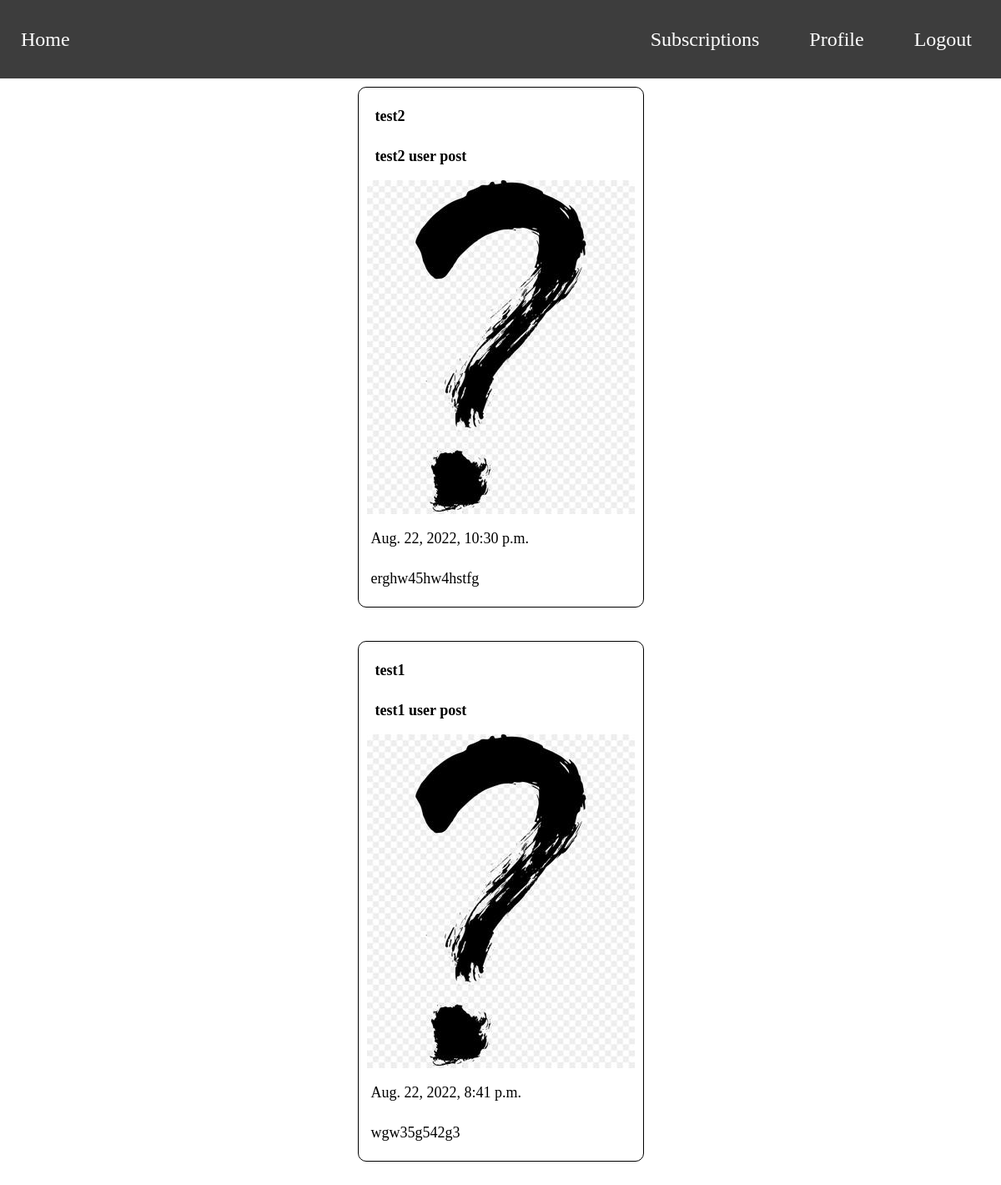
Page /subscriptions (signed in) on the committed database.
### posts/models.py (models this page shows, shortened)
class Post(models.Model):
    author = models.ForeignKey(Profile, on_delete=models.CASCADE, related_name='posts', null=True, blank=True)
    title = models.CharField(max_length=100, blank=True, null=True)
    text = models.TextField(max_length=5000, blank=True, null=True)
    date_posted = models.DateTimeField(default=timezone.now)
    image= models.ImageField(default='post_default.jpg', upload_to='posts_pics')

### users/models.py (models this page shows, shortened)
class Profile(models.Model):
    user = models.OneToOneField(User, on_delete=models.CASCADE)
    subscribers = models.ManyToManyField(User, related_name='subscribers', blank=True)
    image = models.ImageField(default='profile_default.jpg', upload_to='profile_pics')

### users/views.py (the view)
# urls.py: path('subscriptions', views.subscribers_posts, name='subscriptions'),
@login_required
def subscribers_posts(request):
    profile = Profile.objects.get(user=request.user)
    subs = [Profile.objects.get(user=sub) for sub in profile.subscribers.all()]
    posts_list = []
    for sub in subs:
        posts = sub.posts.all()
        for post in posts:
            posts_list.append(post)
    posts_list.sort(key=lambda x: x.date_posted, reverse=True)
    return render(request, 'users/subscriptions.html', {'posts': posts_list})

### users/templates/users/subscriptions.html
{% extends 'posts/base.html' %}
{% block content %}
    <div class="cards-container">
        {% for post in posts %}
            <div class="card">
                <div class="card-row">
                    <p><a href="{% url 'profile' post.author.id %}">{{ post.author.user }}</a></p>
                </div>
                <div class="card-row">
                    <p><a href="{% url 'post' post.id %}">{{ post.title }}</a></p>
                </div>
                <div class="card-row">
                    <img src="{{ post.image.url }}">
                </div>
                <div class="card-row">
                    <p>{{ post.date_posted }}</p>
                </div>
                <div class="card-row">
                    <p>{{ post.text }}</p>
                </div>
            </div>
        {% endfor %}
    </div>
{% endblock %}

### static/css/style.css (style rules this page uses)
* { padding: 0; margin: 0; border: 0; }
*,*:before,*:after { -moz-box-sizing: border-box; -webkit-box-sizing: border-box; box-sizing: border-box; }
html,body { height: 100%; width: 100%; font-size: 100%; line-height: 1; font-size: 14px; -ms-text-size-adjust: 100%; -moz-text-size-adjust: 100%; -webkit-text-size-adjust: 100%; }
a, a:visited { text-decoration: none; }
img { vertical-align: top; }
a { padding: 10px 5px; font-size: 18px; }
p { padding: 10px 5px; font-size: 18px; }
a:link { color: black; }
.cards-container { display: flex; flex-direction: column; align-items: center; }
.card { display: flex; flex-direction: column; margin: 10px 0 30px 0; padding: 10px; border: 1px solid black; border-radius: 10px; }
.card-row { display: flex; flex-direction: row; margin: 5px 0; }
.card-row a { font-weight: bold; }

### rows in the picture
Post: author.user "test2", title "test2 user post", image (placeholder picture), date_posted "Aug. 22, 2022, 10:30 p.m.", text "erghw45hw4hstfg"
Post: author.user "test1", title "test1 user post", image (placeholder picture), date_posted "Aug. 22, 2022, 8:41 p.m.", text "wgw35g542g3"
